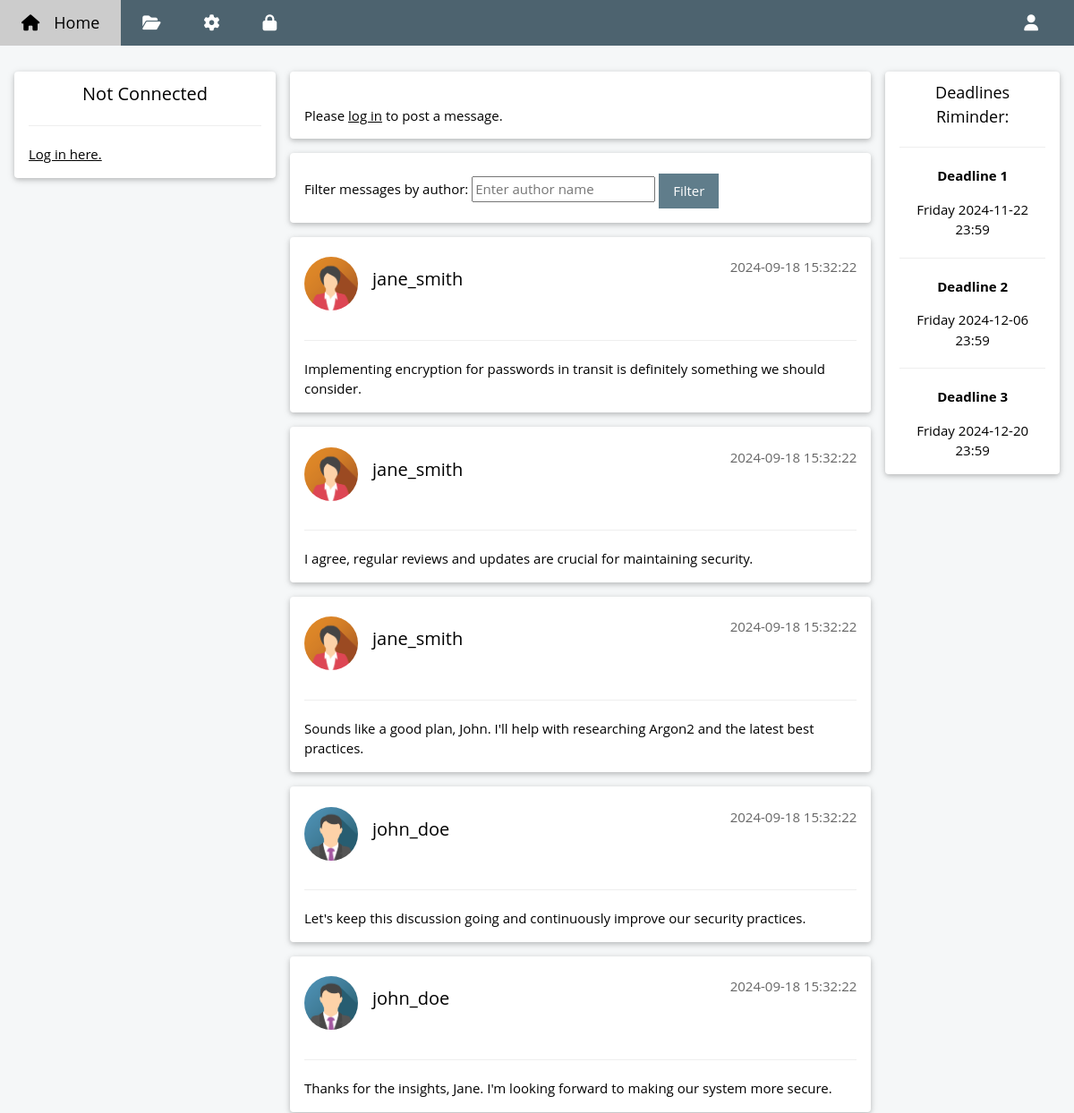
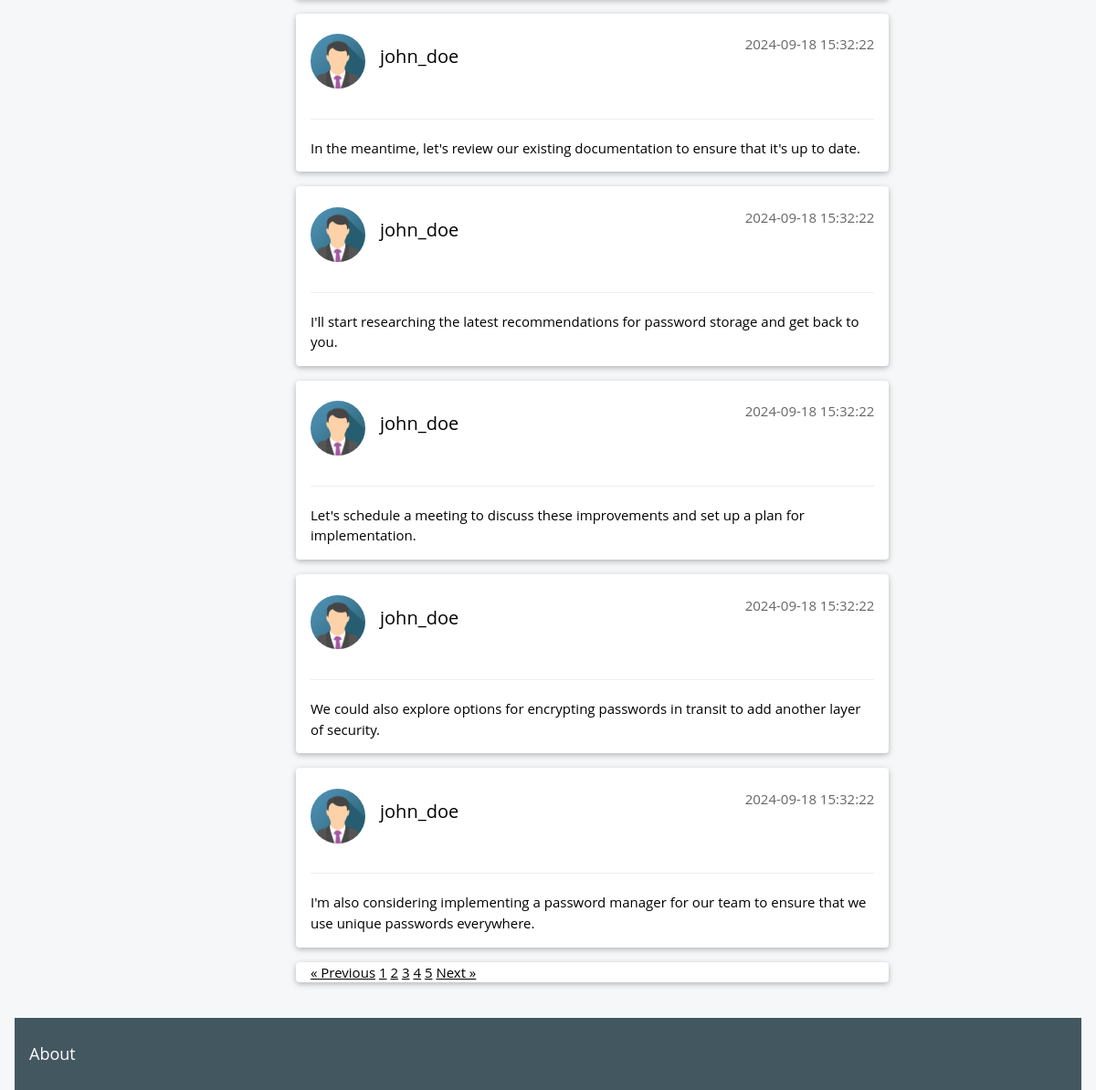
Page /index.php?page=2&limit=10 on the committed database (2 pictures, top to bottom).
### tables this page shows
CREATE TABLE `messages` (
  `id` int(11) NOT NULL,
  `authorid` int(11) NOT NULL,
  `content` text NOT NULL,
  `date` datetime DEFAULT CURRENT_TIMESTAMP
);

CREATE TABLE `userinfos` (
  `userid` int(11) NOT NULL,
  `birthdate` date DEFAULT NULL,
  `location` varchar(100) DEFAULT NULL,
  `bio` text,
  `avatar` varchar(100) NOT NULL
);

CREATE TABLE `users` (
  `id` int(11) NOT NULL,
  `login` varchar(50) NOT NULL,
  `email` varchar(100) NOT NULL,
  `pwhash` varchar(255) NOT NULL
);

### web/message_board.php (the view, shortened to what this page needs)
<?php
	include 'db_connect.php';
	$limit = isset($_GET['limit']) ? $_GET['limit'] : 10;
	$page = isset($_GET['page']) ? $_GET['page'] : 1;
	$offset = ($page - 1) * $limit;
	if(isset($_GET['filter']) && strlen($_GET['filter']) > 0) {
		$sql2 = "SELECT m.id, m.content, m.date, u.login, i.avatar FROM messages m JOIN users u ON m.authorid = u.id JOIN userinfos i ON u.id = i.userid WHERE u.login='" . $_GET['filter'] . "' ORDER BY date DESC, id DESC LIMIT " . $limit . " OFFSET " . $offset . "";
	} else {
		$sql2 = "SELECT m.id, m.content, m.date, u.login, i.avatar FROM messages m JOIN users u ON m.authorid = u.id JOIN userinfos i ON u.id = i.userid ORDER BY date DESC, id DESC LIMIT " . $limit . " OFFSET " . $offset . "";
	}
	$result = $conn->query($sql2);
	$messages = [];
	if ($result->num_rows > 0) {
		  while($row = $result->fetch_assoc()) {
		      $messages[] = $row;
		  }
	} else {
		  echo "No messages found.";
	}
	$result = $conn->query("SELECT COUNT(*) as total FROM messages");
	$row = $result->fetch_assoc();
	$totalMessages = $row['total'];
	$totalPages = ceil($totalMessages / $limit);
?>
<?php if (isset($_SESSION['user_id'])): ?>
		<div class="w3-container w3-card w3-white w3-round w3-margin-right w3-margin-left w3-margin-bottom"><br>
  		<form action="index.php" method="post">
			  <h6 class="w3-opacity">Publish a message on the public board:</h6>
			  <textarea name="content" contenteditable="true" class="w3-border w3-padding"  style="width: 100%; box-sizing: border-box;" required>Your message.</textarea><br />
			  <div class="w3-margin"></div>
			  <button type="submit" class="w3-button w3-theme w3-padding"><i class="fa fa-pencil"></i>  Post</button>
			  <div class="w3-margin"></div>
  		</form>
    </div>
<?php else: ?>
		<div class="w3-container w3-card w3-white w3-round w3-margin-right w3-margin-left w3-margin-bottom"><br>
			<p>Please <a href="connexion.php">log in</a> to post a message.</p>
		</div>
<?php endif; ?>
		<div class="w3-container w3-card w3-white w3-round w3-margin"><br>
			<form action="index.php" method="GET">
		      <label for="filter">Filter messages by author:</label>
		      <input type="text" id="filter" name="filter" placeholder="Enter author name">
		      <button type="submit" class="w3-button w3-theme w3-padding">Filter</button>
		  </form>
    </div>
<?php foreach ($messages as $msg): ?>
		<div class="w3-container w3-card w3-white w3-round w3-margin"><br>
					<img src="<?php echo $msg['avatar']; ?>" alt="Avatar" class="w3-left w3-circle w3-margin-right" style="width:60px">
					<span class="w3-right w3-opacity"><?php echo htmlspecialchars($msg['date']); ?></span>
					<h4><?php echo htmlspecialchars($msg['login']); ?></h4><br>
					<hr class="w3-clear">
					<p>
        		<?php echo $msg['content']; ?>
        	</p>
    </div>
<?php endforeach; ?>
<div class="w3-container w3-card w3-white w3-round w3-margin">
    <?php if ($page > 1): ?>
        <a href="index.php?page=<?php echo $page - 1; ?>&limit=10">&laquo; Previous</a>
    <?php endif; ?>
    <?php for ($i = 1; $i <= $totalPages; $i++): ?>
        <a href="index.php?page=<?php echo $i; ?>&limit=10" class="<?php echo ($i == $page) ? 'active' : ''; ?>"><?php echo $i; ?></a>
    <?php endfor; ?>
    <?php if ($page < $totalPages): ?>
        <a href="index.php?page=<?php echo $page + 1; ?>&limit=10">Next &raquo;</a>
    <?php endif; ?>
</div>

### web/style/w3.css (style rules this page uses)
*,*:before,*:after { box-sizing:inherit }
html { -ms-text-size-adjust:100%;-webkit-text-size-adjust:100% }
body { margin:0 }
a { background-color:transparent }
img { border-style:none }
hr { box-sizing:content-box;height:0;overflow:visible }
button,input,select,textarea,optgroup { font:inherit;margin:0 }
button,input { overflow:visible }
button,select { text-transform:none }
button,[type=button],[type=reset],[type=submit] { -webkit-appearance:button }
html,body { font-family:Verdana,sans-serif;font-size:15px;line-height:1.5 }
html { overflow-x:hidden }
h4 { font-size:20px }
h1,h2,h3,h4,h5,h6 { font-family:"Segoe UI",Arial,sans-serif;font-weight:400;margin:10px 0 }
hr { border:0;border-top:1px solid #eee;margin:20px 0 }
img { vertical-align:middle }
a { color:inherit }
.w3-btn,.w3-button { border:none;display:inline-block;padding:8px 16px;vertical-align:middle;overflow:hidden;text-decoration:none;color:inherit;background-color:inherit;text-align:center;cursor:pointer;white-space:nowrap }
.w3-btn,.w3-button { -webkit-touch-callout:none;-webkit-user-select:none;-khtml-user-select:none;-moz-user-select:none;-ms-user-select:none;user-select:none }
.w3-container:after,.w3-container:before,.w3-panel:after,.w3-panel:before,.w3-row:after,.w3-row:before,.w3-row-padding:after,.w3-row-padding:before, .w3-cell-row:before,.w3-cell-row:after,.w3-clear:after,.w3-clear:before,.w3-bar:before,.w3-bar:after { content:"";display:table;clear:both }
.w3-circle { border-radius:50% }
.w3-round,.w3-round-medium { border-radius:4px }
.w3-container,.w3-panel { padding:0.01em 16px }
.w3-card,.w3-card-2 { box-shadow:0 2px 5px 0 rgba(0,0,0,0.16),0 2px 10px 0 rgba(0,0,0,0.12) }
.w3-opacity,.w3-hover-opacity:hover { opacity:0.60 }
.w3-margin { margin:16px!important }
.w3-margin-bottom { margin-bottom:16px!important }
.w3-margin-left { margin-left:16px!important }
.w3-margin-right { margin-right:16px!important }
.w3-padding { padding:8px 16px!important }
.w3-left { float:left!important }
.w3-right { float:right!important }
.w3-white,.w3-hover-white:hover { color:#000!important;background-color:#fff!important }

### web/style/w3-theme-blue-grey.css (style rules this page uses)
.w3-theme-l5 { color:#000 !important; background-color:#f5f7f8 !important }
.w3-theme { color:#fff !important; background-color:#607d8b !important }

### web/style/css/brands.css (style rules this page uses)
:root, :host { --fa-style-family-brands: 'Font Awesome 6 Brands'; --fa-font-brands: normal 400 1em/1 'Font Awesome 6 Brands'; }

### web/style/css/solid.css (style rules this page uses)
:root, :host { --fa-style-family-classic: 'Font Awesome 6 Free'; --fa-font-solid: normal 900 1em/1 'Font Awesome 6 Free'; }

### web/index.php (style rules this page uses)
html, body, h1, h2, h3, h4, h5 { font-family: "Open Sans", sans-serif }

### rows in the picture
messages: userinfos.avatar (picture), date "2024-09-18 15:32:22", authorid.login "jane_smith", content "Implementing encryption for passwords in transit is definitely something we should consider."
messages: userinfos.avatar (picture), date "2024-09-18 15:32:22", authorid.login "jane_smith", content "I agree, regular reviews and updates are crucial for maintaining security."
messages: userinfos.avatar (picture), date "2024-09-18 15:32:22", authorid.login "jane_smith", content "Sounds like a good plan, John. I'll help with researching Argon2 and the latest best practices."
messages: userinfos.avatar (picture), date "2024-09-18 15:32:22", authorid.login "john_doe", content "Let's keep this discussion going and continuously improve our security practices."
messages: userinfos.avatar (picture), date "2024-09-18 15:32:22", authorid.login "john_doe", content "Thanks for the insights, Jane. I'm looking forward to making our system more secure."
messages: userinfos.avatar (picture), date "2024-09-18 15:32:22", authorid.login "john_doe", content "In the meantime, let's review our existing documentation to ensure that it's up to date."
messages: userinfos.avatar (picture), date "2024-09-18 15:32:22", authorid.login "john_doe", content "I'll start researching the latest recommendations for password storage and get back to you."
messages: userinfos.avatar (picture), date "2024-09-18 15:32:22", authorid.login "john_doe", content "Let's schedule a meeting to discuss these improvements and set up a plan for implementation."
messages: userinfos.avatar (picture), date "2024-09-18 15:32:22", authorid.login "john_doe", content "We could also explore options for encrypting passwords in transit to add another layer of security."
messages: userinfos.avatar (picture), date "2024-09-18 15:32:22", authorid.login "john_doe", content "I'm also considering implementing a password manager for our team to ensure that we use unique passwords everywhere."
